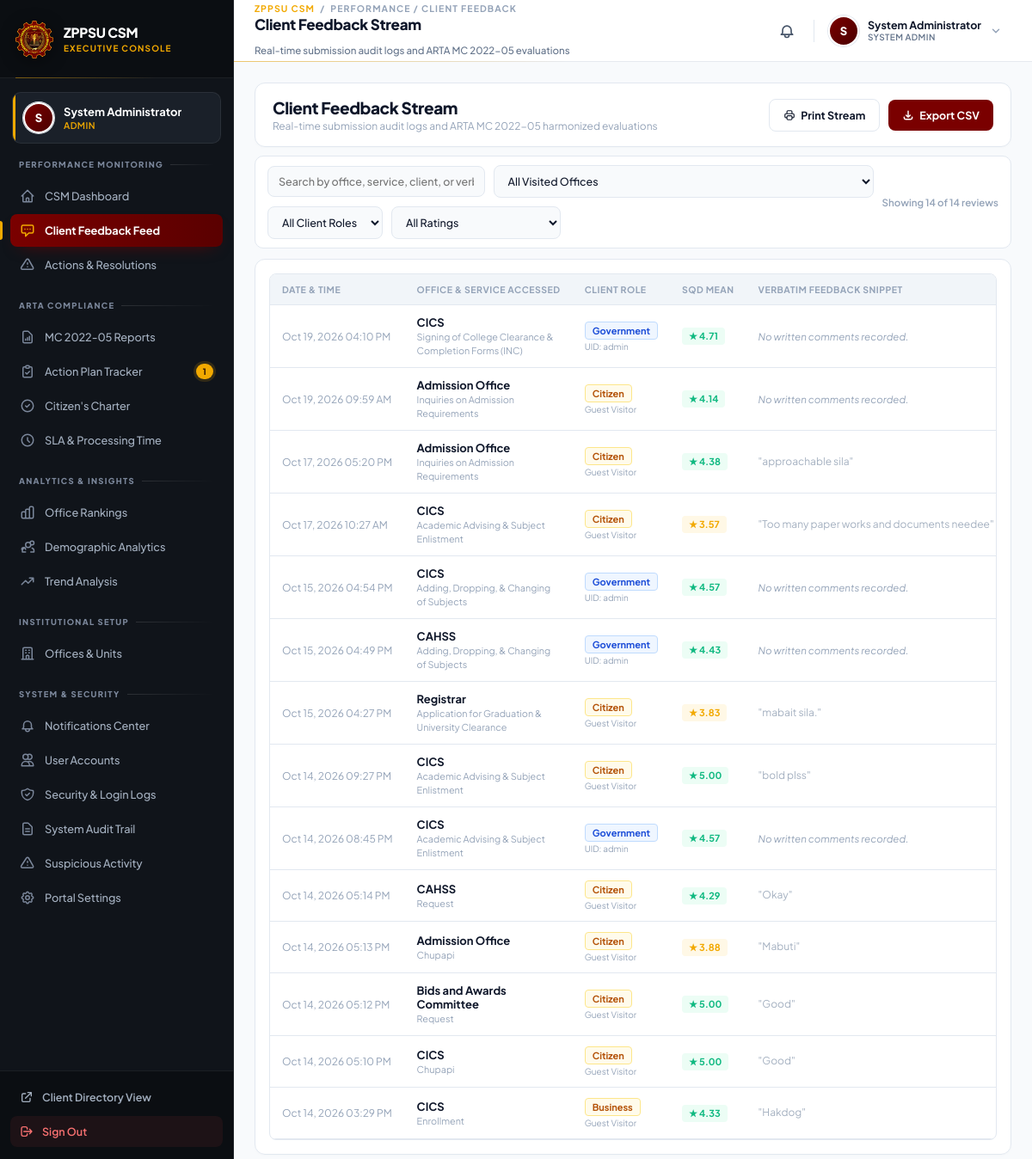
The page /admin_feedbacks.php (signed in) on the database its author committed.
### tables this page shows
CREATE TABLE `arta_feedback` (
  `feedback_id` int(11) NOT NULL,
  `user_id` varchar(50) DEFAULT NULL,
  `office_id` int(11) NOT NULL,
  `service_accessed` varchar(255) NOT NULL COMMENT 'Specific service requested (e.g., Enrollment, COR)',
  `transaction_date` date NOT NULL,
  `service_start_date` date DEFAULT NULL,
  `client_type` enum('Citizen','Business','Government') NOT NULL DEFAULT 'Citizen',
  `age_group` varchar(20) NOT NULL,
  `sex` enum('Male','Female','Prefer not to say') NOT NULL,
  `region` varchar(100) NOT NULL DEFAULT 'Region IX',
  `cc1` tinyint(1) NOT NULL COMMENT '1: Knows CC, 2: Knows CC but didn''t see, 3: Learned CC only now, 4: Doesn''t know CC',
  `cc2` tinyint(1) NOT NULL COMMENT '1: Easy to see, 2: Somewhat easy, 3: Difficult to see, 4: Not visible, 5: N/A',
  `cc3` tinyint(1) NOT NULL COMMENT '1: Helped very much, 2: Somewhat helped, 3: Did not help, 4: N/A',
  `sqd1_responsiveness` tinyint(1) NOT NULL DEFAULT 0,
  `sqd2_reliability` tinyint(1) NOT NULL DEFAULT 0,
  `sqd3_access_facilities` tinyint(1) NOT NULL DEFAULT 0,
  `sqd4_communication` tinyint(1) NOT NULL DEFAULT 0,
  `sqd5_costs` tinyint(1) NOT NULL DEFAULT 0,
  `sqd6_integrity` tinyint(1) NOT NULL DEFAULT 0,
  `sqd7_assurance` tinyint(1) NOT NULL DEFAULT 0,
  `sqd8_outcome` tinyint(1) NOT NULL DEFAULT 0,
  `comments_recommendations` text DEFAULT NULL,
  `is_archived` tinyint(1) DEFAULT 0 COMMENT 'Replaces the history table',
  `submission_timestamp` timestamp NOT NULL DEFAULT current_timestamp()
);

### admin_feedbacks.php (the view, shortened to what this page needs)
<?php
require_once 'db_connection.php';
$feedbacks_query = "
    SELECT
        f.*,
        COALESCE(o.office_name, 'Unassigned Office') AS office_name,
        COALESCE(o.office_type, 'N/A') AS office_type,
        ROUND((
            (
                COALESCE(NULLIF(f.sqd1_responsiveness, 0), 0) +
                COALESCE(NULLIF(f.sqd2_reliability, 0), 0) +
                COALESCE(NULLIF(f.sqd3_access_facilities, 0), 0) +
                COALESCE(NULLIF(f.sqd4_communication, 0), 0) +
                COALESCE(NULLIF(f.sqd5_costs, 0), 0) +
                COALESCE(NULLIF(f.sqd6_integrity, 0), 0) +
                COALESCE(NULLIF(f.sqd7_assurance, 0), 0) +
                COALESCE(NULLIF(f.sqd8_outcome, 0), 0)
            ) / NULLIF(
                (CASE WHEN f.sqd1_responsiveness > 0 THEN 1 ELSE 0 END +
                 CASE WHEN f.sqd2_reliability > 0 THEN 1 ELSE 0 END +
                 CASE WHEN f.sqd3_access_facilities > 0 THEN 1 ELSE 0 END +
                 CASE WHEN f.sqd4_communication > 0 THEN 1 ELSE 0 END +
                 CASE WHEN f.sqd5_costs > 0 THEN 1 ELSE 0 END +
                 CASE WHEN f.sqd6_integrity > 0 THEN 1 ELSE 0 END +
                 CASE WHEN f.sqd7_assurance > 0 THEN 1 ELSE 0 END +
                 CASE WHEN f.sqd8_outcome > 0 THEN 1 ELSE 0 END), 0
            )
        ), 2) AS calculated_mean
    FROM arta_feedback f
    LEFT JOIN offices o ON f.office_id = o.id
    ORDER BY f.submission_timestamp DESC
";
$feedbacks = $conn->query($feedbacks_query)->fetch_all(MYSQLI_ASSOC);
?>
<!DOCTYPE html>
<html lang="en">
<head>
</head>
<body>
    <?php
    $sidebar_path = __DIR__ . '/admin_sidebar.php';
    if (file_exists($sidebar_path)) require_once $sidebar_path;
    $header_path = __DIR__ . '/admin_header.php';
    if (file_exists($header_path)) require_once $header_path;
    ?>
    <div class="admin-main-wrap">
        <main class="admin-container">
            <div class="fixed-header-deck">
                <section class="toolbar">
                    <div class="toolbar-title">
                        <h2>Client Feedback Stream</h2>
                        <p>Real-time submission audit logs and ARTA MC 2022-05 harmonized evaluations</p>
                    </div>
                    <div class="toolbar-actions">
                        <button class="btn-secondary" onclick="window.print()">
                            Print Stream
                        </button>
                        <a href="admin_feedbacks.php?export=csv" class="btn-primary">
                            <svg width="14" height="14" fill="none" stroke="currentColor" stroke-width="2.5" viewBox="0 0 24 24"><path stroke-linecap="round" stroke-linejoin="round" d="M4 16v1a3 3 0 003 3h10a3 3 0 003-3v-1m-4-4l-4 4m0 0l-4-4m4 4V4"/></svg>
                            Export CSV
                        </a>
                    </div>
                </section>
                <section class="filter-panel">
                    <div class="filter-controls">
                        <input type="text" id="liveSearchInput" class="input-live-search" placeholder="Search by office, service, client, or verbatim keyword..." autocomplete="off">
                        <select id="liveOfficeSelect" class="select-live-filter">
                            <option value="">All Visited Offices</option>
                        </select>
                        <select id="liveClientSelect" class="select-live-filter">
                            <option value="">All Client Roles</option>
                        </select>
                        <select id="liveRatingSelect" class="select-live-filter">
                            <option value="">All Ratings</option>
                        </select>
                    </div>
                    <div class="search-count-pill" id="searchCountBadge">
                        Showing <?php echo count($feedbacks); ?> of <?php echo count($feedbacks); ?> reviews
                    </div>
                </section>
            </div>
            <section class="panel-card">
                <div class="table-scroll-wrap">
                    <table>
                        <thead>
                            <tr>
                                <th style="width: 140px;">Date &amp; Time</th>
                                <th>Office &amp; Service Accessed</th>
                                <th style="width: 130px;">Client Role</th>
                                <th style="width: 120px;">SQD Mean</th>
                                <th>Verbatim Feedback Snippet</th>
                            </tr>
                        </thead>
                        <tbody id="feedbackTableBody">
                            <?php if (!empty($feedbacks)): ?>
                                <?php foreach ($feedbacks as $fb): ?>
                                    <?php
                                        $mean = (float)($fb['calculated_mean'] ?? 0);
                                        $pill_class = $mean >= 4.0 ? 'score-high' : ($mean >= 3.0 ? 'score-med' : ($mean > 0 ? 'score-low' : ''));
                                        $sentiment_tier = $mean >= 4.0 ? 'high' : ($mean >= 3.0 ? 'med' : ($mean > 0 ? 'low' : 'none'));
                                        $is_guest = empty($fb['user_id']);
                                    ?>
                                    <tr class="feedback-row"
                                        data-search="<?php echo strtolower(htmlspecialchars(trim($fb['office_name'] . ' ' . $fb['service_accessed'] . ' ' . $fb['client_type'] . ' ' . $fb['comments_recommendations']))); ?>"
                                        data-office="<?php echo strtolower(htmlspecialchars(trim($fb['office_name']))); ?>"
                                        data-client="<?php echo strtolower(htmlspecialchars(trim($fb['client_type'] ?? ''))); ?>"
                                        data-tier="<?php echo $sentiment_tier; ?>">
                                        <td style="white-space: nowrap; font-size: 12px; color: var(--text-muted);">
                                            <?php echo date('M d, Y h:i A', strtotime($fb['submission_timestamp'])); ?>
                                        </td>
                                        <td>
                                            <strong style="color: var(--text-heading); display: block;">
                                                <?php echo htmlspecialchars($fb['office_name']); ?>
                                            </strong>
                                            <small style="color: var(--text-muted);">
                                                <?php echo htmlspecialchars($fb['service_accessed']); ?>
                                            </small>
                                        </td>
                                        <td>
                                            <span class="badge-type <?php echo $is_guest ? 'badge-guest' : 'badge-user'; ?>">
                                                <?php echo htmlspecialchars($fb['client_type'] ?? 'Citizen'); ?>
                                            </span>
                                            <span style="display: block; font-size: 10px; color: var(--text-muted); margin-top: 2px;">
                                                <?php echo $is_guest ? 'Guest Visitor' : 'UID: ' . htmlspecialchars($fb['user_id']); ?>
                                            </span>
                                        </td>
                                        <td>
                                            <?php if ($mean > 0): ?>
                                                <span class="score-pill <?php echo $pill_class; ?>">
                                                    ★ <?php echo number_format($mean, 2); ?>
                                                </span>
                                            <?php else: ?>
                                                <span style="font-size: 11px; color: var(--text-muted);">N/A</span>
                                            <?php endif; ?>
                                        </td>
                                        <td>
                                            <?php if (!empty($fb['comments_recommendations'])): ?>
                                                <span class="comment-snippet" title="<?php echo htmlspecialchars($fb['comments_recommendations']); ?>">
                                                    "<?php echo htmlspecialchars($fb['comments_recommendations']); ?>"
                                                </span>
                                            <?php else: ?>
                                                <span style="color: var(--text-muted); font-size: 11.5px; font-style: italic;">
                                                    No written comments recorded.
                                                </span>
                                            <?php endif; ?>
                                        </td>
                                    </tr>
                                <?php endforeach; ?>
                            <?php endif; ?>
                        </tbody>
                    </table>
                </div>
            </section>
        </main>
    </div>
</body>
</html>

### admin_sidebar.php (style rules this page uses)
:root { --sidebar-width: 272px; --maroon: #7A0000; --maroon-hover: #941B1B; --gold: #F2A900; --gold-soft: rgba(242, 169, 0, 0.14); --bg-base: #10141A; --bg-header: #0B0E12; --bg-elevated: #1A2029; --bg-hover: rgba(255, 255, 255, 0.05); --bg-active: linear-gradient(90deg, #7A0000 0%, #5A0000 100%); --text-dim: #7B879B; --text-body: #A4B0C0; --text-bright: #E6EAF0; --text-white: #FFFFFF; --line: rgba(255, 255, 255, 0.07); --line-strong: rgba(255, 255, 255, 0.12); --r-sm: 8px; --r-md: 10px; --r-lg: 14px; --ease: cubic-bezier(0.4, 0, 0.2, 1); }

### admin_header.php (style rules this page uses)
:root { --header-height: 72px; --sidebar-width: 272px; }
button, a, input, select, textarea, .icon-btn, .header-toggle { touch-action: manipulation; }

### rows shown on the page
arta_feedback: submission_timestamp "Oct 19, 2026 04:10 PM", office_name "CICS", service_accessed "Signing of College Clearance & Completion Forms (INC)", client_type "Government", user "admin", mean "4.71", comments_recommendations "No written comments recorded."
arta_feedback: submission_timestamp "Oct 19, 2026 09:59 AM", office_name "Admission Office", service_accessed "Inquiries on Admission Requirements", client_type "Citizen", shows "Guest Visitor", mean "4.14", comments_recommendations "No written comments recorded."
arta_feedback: submission_timestamp "Oct 17, 2026 05:20 PM", office_name "Admission Office", service_accessed "Inquiries on Admission Requirements", client_type "Citizen", shows "Guest Visitor", mean "4.38", comments_recommendations "approachable sila"
arta_feedback: submission_timestamp "Oct 17, 2026 10:27 AM", office_name "CICS", service_accessed "Academic Advising & Subject Enlistment", client_type "Citizen", shows "Guest Visitor", mean "3.57", comments_recommendations "Too many paper works and documents needee"
arta_feedback: submission_timestamp "Oct 15, 2026 04:54 PM", office_name "CICS", service_accessed "Adding, Dropping, & Changing of Subjects", client_type "Government", user "admin", mean "4.57", comments_recommendations "No written comments recorded."
arta_feedback: submission_timestamp "Oct 15, 2026 04:49 PM", office_name "CAHSS", service_accessed "Adding, Dropping, & Changing of Subjects", client_type "Government", user "admin", mean "4.43", comments_recommendations "No written comments recorded."
arta_feedback: submission_timestamp "Oct 15, 2026 04:27 PM", office_name "Registrar", service_accessed "Application for Graduation & University Clearance", client_type "Citizen", shows "Guest Visitor", mean "3.83", comments_recommendations "mabait sila."
arta_feedback: submission_timestamp "Oct 14, 2026 09:27 PM", office_name "CICS", service_accessed "Academic Advising & Subject Enlistment", client_type "Citizen", shows "Guest Visitor", mean "5.00", comments_recommendations "bold plss"
arta_feedback: submission_timestamp "Oct 14, 2026 08:45 PM", office_name "CICS", service_accessed "Academic Advising & Subject Enlistment", client_type "Government", user "admin", mean "4.57", comments_recommendations "No written comments recorded."
arta_feedback: submission_timestamp "Oct 14, 2026 05:14 PM", office_name "CAHSS", service_accessed "Request", client_type "Citizen", shows "Guest Visitor", mean "4.29", comments_recommendations "Okay"
arta_feedback: submission_timestamp "Oct 14, 2026 05:13 PM", office_name "Admission Office", service_accessed "Chupapi", client_type "Citizen", shows "Guest Visitor", mean "3.88", comments_recommendations "Mabuti"
arta_feedback: submission_timestamp "Oct 14, 2026 05:12 PM", office_name "Bids and Awards Committee", service_accessed "Request", client_type "Citizen", shows "Guest Visitor", mean "5.00", comments_recommendations "Good"
arta_feedback: submission_timestamp "Oct 14, 2026 05:10 PM", office_name "CICS", service_accessed "Chupapi", client_type "Citizen", shows "Guest Visitor", mean "5.00", comments_recommendations "Good"
arta_feedback: submission_timestamp "Oct 14, 2026 03:29 PM", office_name "CICS", service_accessed "Enrollment", client_type "Business", shows "Guest Visitor", mean "4.33", comments_recommendations "Hakdog"

### other values the page prints
$admin_initial "S"
$admin_display_name "System Administrator"
$admin_role "ADMIN"
$pending_action_plans "1"
$page_crumb "PERFORMANCE / CLIENT FEEDBACK"
$page_title "Client Feedback Stream"
$page_subtitle "Real-time submission audit logs and ARTA MC 2022-05 evaluations"
$admin_role "SYSTEM ADMIN"
count($feedbacks) "14"
